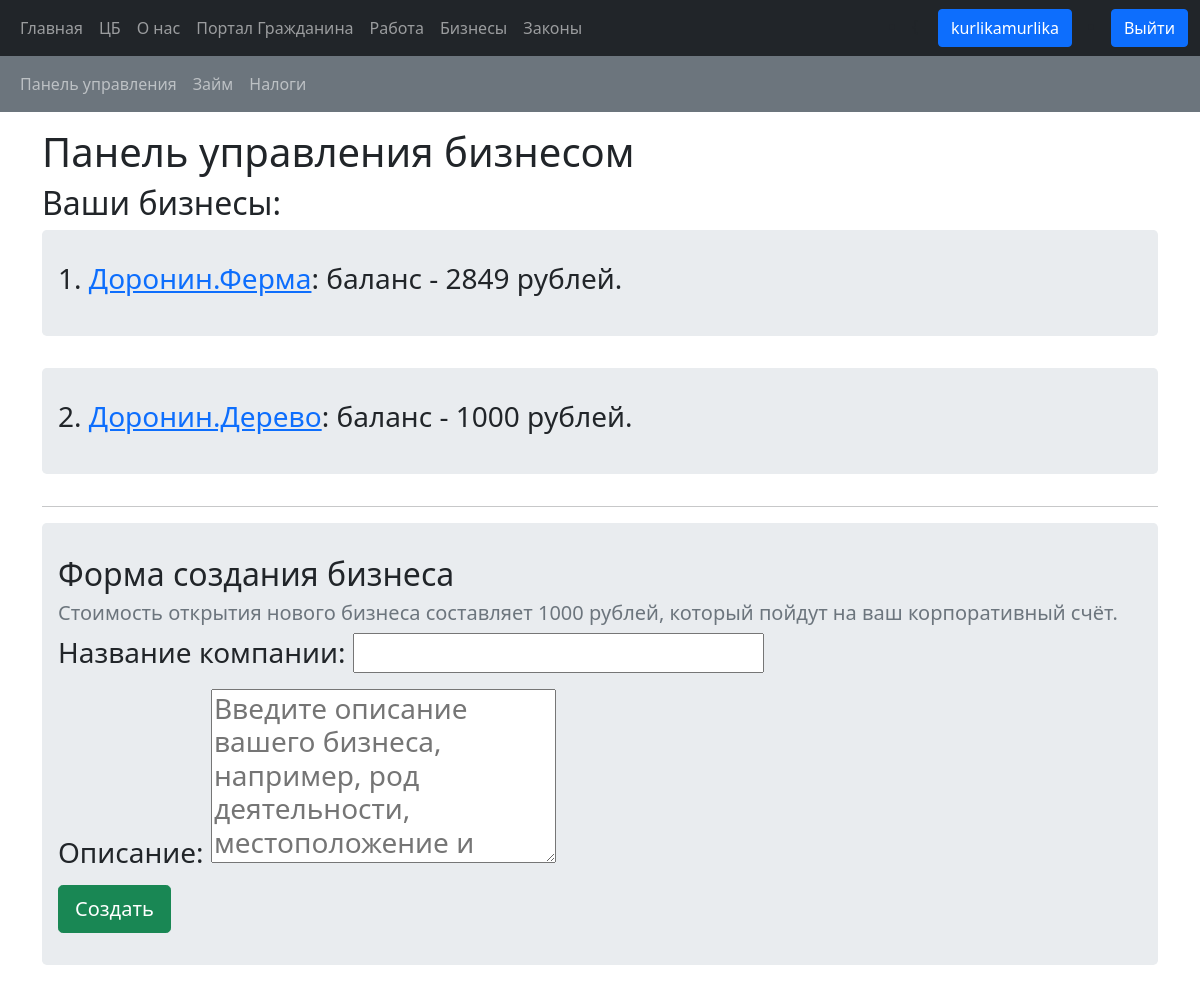
Before: /business_management/ (signed in) with the older database file.
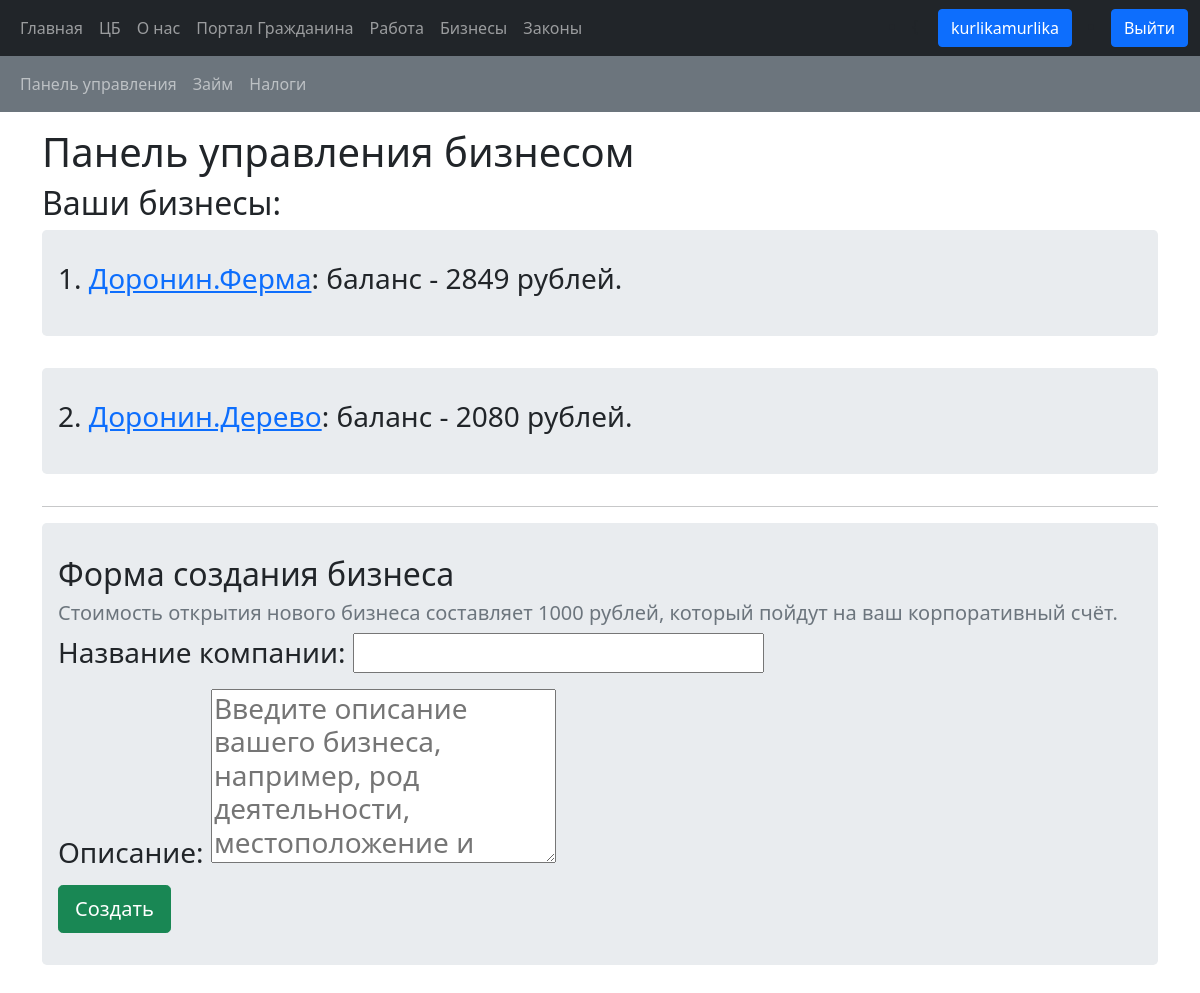
After: the same page with the newer database file.
### bank/models.py (models this page shows, shortened)
class Business(models.Model):
    owner = models.ForeignKey(Citizen, on_delete=models.CASCADE)
    name = models.CharField(max_length=100)
    description = models.TextField()
    creation_date = models.DateTimeField(default=timezone.now)
    bank_account = models.ForeignKey(BankAccount, on_delete=models.CASCADE)

class BankAccount(models.Model):
    user = models.ForeignKey(User, on_delete=models.CASCADE, blank=True, null=True)
    name = models.CharField(max_length=10, unique=True)
    balance = models.IntegerField(default=0)
    account_type = models.CharField(max_length=20, default='personal')

### bank/views.py (the view, shortened to what this page needs)
# urls.py: path('business_management/', views.business_management, name='business_management'),
def business_management(request):
    form = CreateBusinessForm(request.POST or None)
    has_bank = ''
    personal_bank_acc = ''
    has_citizenship = ''
    citizenship = ''
    not_enough_money = False
    has_business = False
    try:
        personal_bank_acc = BankAccount.objects.filter(user_id=request.user.id).get(account_type='personal')
        has_bank = True
    except:
        has_bank = False
    try:
        citizenship = Citizen.objects.get(user_id=request.user.id)
        has_citizenship = True
    except:
        has_citizenship = False
    user_business = Business.objects.filter(owner_id=citizenship.id)
    if len(user_business) > 0:
        has_business = True
    else:
        has_business = False
    business_dict = {
        'form': form,
        'has_bank': has_bank,
        'has_citizenship': has_citizenship,
        'not_enough_money': not_enough_money,
        'has_business': has_business,
        'businesses': user_business,
    }
    return render(request, 'bank/business_management.html', context=business_dict)

### bank/forms.py
class CreateBusinessForm(forms.ModelForm):
    name = forms.CharField(label='Название компании')
    description = forms.CharField(widget=forms.Textarea(attrs={'placeholder': 'Введите описание вашего бизнеса, например, род деятельности, местоположение и целевую аудиторию.', 'rows': 5, 'cols': 20}), label="Описание")
    class Meta:
        model = Business
        exclude = ('owner', 'creation_date', 'bank_account')

### bank/templates/bank/business_management.html (shortened to what this page needs)
<!DOCTYPE html>
{% extends 'bank/base.html' %}
{% block extra_nav %}
<nav class="navbar navbar-expand-sm bg-secondary navbar-dark">
  <div class="container-fluid">
    <ul class="navbar-nav">
      <li class="nav-item">
        <a class="nav-link" href="{% url 'bank:business_management' %}">Панель управления</a>
      </li>
      <li class="nav-item">
        <a class="nav-link" href="{% url 'bank:loan' %}">Займ</a>
      </li>
      <li class="nav-item">
        <a class="nav-link" href="{% url 'bank:fiscal_info' %}">Налоги</a>
      </li>
    </ul>
  </div>
</nav>
{% endblock %}
{% block body_content %}
    <h1>Панель управления бизнесом</h1>
    {% if has_business %}
        <h2>Ваши бизнесы:</h2>
        {% for business in businesses %}
            <div class="jumbotron">
                <h3>{{ forloop.counter }}. <a href="{% url 'bank:business_detail' business.id %}">{{ business.name }}</a>: баланс - {{ business.bank_account.balance }} рублей.</h3>
            </div>
        {% endfor %}
    {% endif %}
    <hr>
    <form method="post" class="jumbotron">
        <h2>Форма создания бизнеса</h2>
        <h5 class="text-secondary">Стоимость открытия нового бизнеса составляет 1000 рублей, который пойдут на ваш корпоративный счёт.</h5>
        {% if has_bank %}
            {% if has_citizenship %}
                <h3>{{ form.as_p }}</h3>
            {% else %}
                <h3 class="text-danger">Сначала получите гражданство в Черноруси! Нажми <a href="{% url 'bank:citizen' %}">сюда</a></h3>
            {% endif %}
        {% else %}
            <h3 class="text-danger">Создайте сначала банковский счёт! Нажми <a href="{% url 'bank:profile' user.id%}">сюда</a></h3>
        {% endif %}
        <input class="btn btn-lg btn-success" type="submit" value="Создать">
    </form>
{% endblock %}

Changed rows visible on the page:
changed through a linked row, Business "Доронин.Дерево": bank_account.balance "1000" → "2080"
